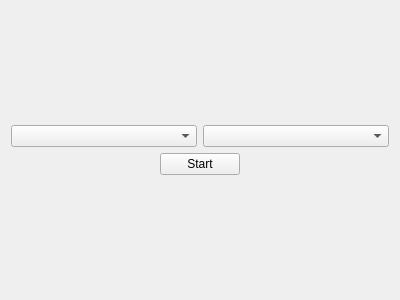
<?xml version="1.0" encoding="UTF-8"?>
<ui version="4.0">
 <class>gameOptions</class>
 <widget class="QWidget" name="gameOptions">
  <property name="geometry">
   <rect>
    <x>0</x>
    <y>0</y>
    <width>400</width>
    <height>300</height>
   </rect>
  </property>
  <property name="windowTitle">
   <string>Form</string>
  </property>
  <layout class="QVBoxLayout" name="verticalLayout_2">
   <item>
    <layout class="QVBoxLayout" name="verticalLayout" stretch="1,0">
     <item>
      <layout class="QHBoxLayout" name="horizontalLayout">
       <item>
        <widget class="QComboBox" name="gameType"/>
       </item>
       <item>
        <widget class="QComboBox" name="difficulty"/>
       </item>
      </layout>
     </item>
     <item>
      <layout class="QHBoxLayout" name="horizontalLayout_2">
       <item>
        <spacer name="horizontalSpacer">
         <property name="orientation">
          <enum>Qt::Horizontal</enum>
         </property>
         <property name="sizeHint" stdset="0">
          <size>
           <width>40</width>
           <height>20</height>
          </size>
         </property>
        </spacer>
       </item>
       <item>
        <widget class="QPushButton" name="start">
         <property name="text">
          <string>Start</string>
         </property>
        </widget>
       </item>
       <item>
        <spacer name="horizontalSpacer_2">
         <property name="orientation">
          <enum>Qt::Horizontal</enum>
         </property>
         <property name="sizeHint" stdset="0">
          <size>
           <width>40</width>
           <height>20</height>
          </size>
         </property>
        </spacer>
       </item>
      </layout>
     </item>
    </layout>
   </item>
  </layout>
 </widget>
 <resources/>
 <connections/>
</ui>
